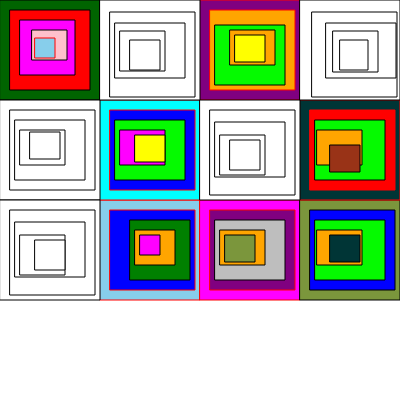
Frame 1 (no input)
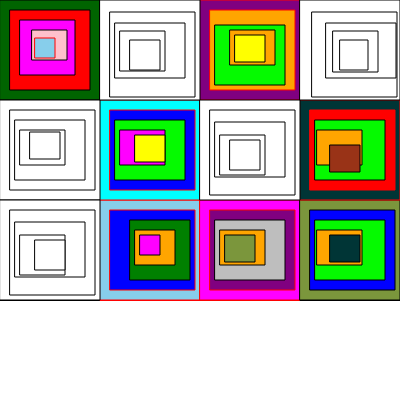
Frame 60 (no input)
Frame 120 (the mouse pressed at the canvas centre since frame 60): identical to frame 60, image omitted

The p5.js sketch that drew these frames (run headless with seeded random() and noise() and a simulated clock; from frame 60 on, the mouse is pressed at the canvas centre):

// p5.js sketch
// ── sketch.js
function setup() {
  createCanvas(400, 400);
}

function draw() {
  background(220);
}

function draw(){ // premier carré
  fill("darkgreen")
  rect(0,0,100,100);
  fill("red");
  stroke("black");
  rect(10,10,80,80);
  fill("magenta");
  rect(20,20,55,55);
  fill("pink");
  rect(32,30,35,30);
  stroke("red");
  fill("skyblue");
  rect(35,38,20,20);
 
  
  rect(100,200,100,100);
  fill("blue");
  rect(110,210,85,80);
  fill("green");
  stroke("black");
  rect(130,220,60,60);
  fill("orange");
  rect(135,230,40,35);
  fill("magenta");
  rect(140,235,20,20);
  stroke("red");
  
  rect(200,200,100,100);
  fill("purple");
  rect(210,210,85,80);
  fill(190);
  stroke("black");
  rect(215,220,70,60);
  fill("orange");
  rect(220,230,45,35);
  fill(123,150,60);
  rect(225,235,30,27);

  rect(300,200,100,100);
  fill("blue");
  rect(310,210,85,80);
  fill(5,250,0);
  stroke("black");
  rect(315,220,70,60);
  fill("orange");
  rect(317,230,45,35);
  fill(0,53,54);
  rect(330,235,30,27);
  stroke("red");
  
  rect(300,100,100,100);
  fill("red");
  rect(310,110,85,80);
  fill(5,250,0);
  stroke("black");
  rect(315,120,70,60);
  fill("orange");
  rect(317,130,45,35);
  fill(153,51,23);
  rect(330,145,30,27);
  stroke("red");
  
  fill("purple");
  rect(200,0,100,100);
  fill("orange");
  rect(210,10,85,80);
  fill(5,250,0);
  stroke("black");
  rect(215,25,70,60);
  fill("orange");
  rect(230,30,45,35);
  fill("yellow");
  rect(235,35,30,27);
  stroke("red");
  
    
  fill("cyan");
  rect(100,100,100,100);
  fill("blue");
  rect(110,110,85,80);
  fill(5,250,0);
  stroke("black");
  rect(115,120,70,60);
  fill("magenta");
  rect(120,130,45,35);
  fill("yellow");
  rect(135,135,30,27);

  stroke("black");
  fill("white");
  rect(0,100,100,100);
  rect(10,110,85,80);
  rect(15,120,70,60);
  rect(20,130,45,35);
  rect(30,132,30,27);
  
  rect(0,200,100,100);
  rect(10,210,85,85);
  rect(15,222,70,55);
  rect(20,235,45,40);
  rect(35,240,30,30);
  
  rect(200,100,100,100);
  rect(210,110,85,85);
  rect(215,122,70,55);
  rect(220,135,45,40);
  rect(230,140,30,30);
  
  rect(100,0,100,100);
  rect(110,12,85,85);
  rect(115,23,70,55);
  rect(120,31,45,40);
  rect(130,40,30,30);
  
  rect(300,0,100,100);
  rect(312,12,85,85);
  rect(326,23,70,55);
  rect(333,31,45,41);
  rect(340,40,28,30);
}
